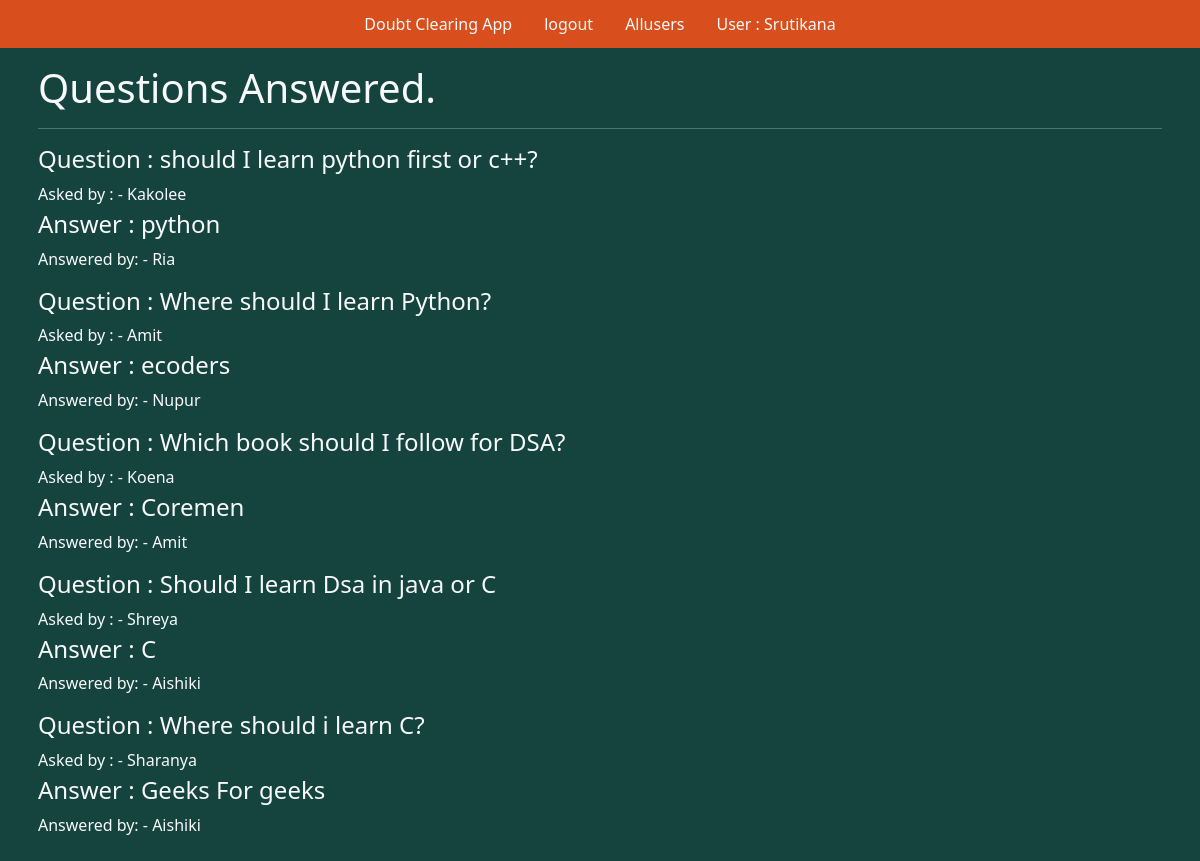
The page / (signed in) on the database its author committed.
### tables this page shows
CREATE TABLE users(id integer primary key autoincrement, name text not null, password text not null,teacher boolean not null, admin boolean not null);

CREATE TABLE questions (id integer primary key autoincrement, question_text text not null, answer_text text,asked_by_id integer not null,teacher_id integer not null);

### app.py (the view)
@app.route('/')
def index():
    user=get_current_user()
    db=getDatabase()
    question_cursor=db.execute("select questions.id,questions.question_text,askers.name as asker_name,questions.answer_text,teachers.name as teacher_name from questions join users as askers on askers.id=questions.asked_by_id join users as teachers on teachers.id =questions.teacher_id where questions.answer_text is not null")
    questions_result=question_cursor.fetchall()
    return render_template('home.html',user=user,questions=questions_result)

### app.py (called while the page is built)
@app.teardown_appcontext
def close_database(error):
    if hasattr(g,"quizapp_db"):
        g.quizapp_db.close()

def get_current_user():
    user_result=None
    if 'user' in session:
        user=session['user']
        db=getDatabase()
        user_cursor=db.execute("select * from users where name=?",[user])
        user_result=user_cursor.fetchone()
    return user_result

### database.py (called while the page is built)
def connect_to_database():
    sql=sqlite3.connect("C:/Users/SRUTIKANA/Desktop/My Quiz app/quizapp.db")
    sql.row_factory=sqlite3.Row
    return sql

def getDatabase():
    if not hasattr(g,"quizapp_db"):
        g.quizapp_db=connect_to_database()
    return g.quizapp_db

### templates/home.html (shortened to what this page needs)
{%from "layout.html" import show_links%}
<!doctype html>
<html lang="en">
  <head>
    <link href="https://cdn.jsdelivr.net/npm/bootstrap@5.3.2/dist/css/bootstrap.min.css" rel="stylesheet">
    <link href="{{url_for('static',filename='css/styles.css')}}" rel="stylesheet" />
  </head>
  <body>
    <div class="parent">
        <div class="header mb-2">
            {{show_links(user)}}
       <div class="questions-answered container text-light p-2">
        <h1> Questions Answered.</h1>
        <hr class="text-light"/>
          <div>
            {%for que in questions%}
            <a href="#"class="text-light list-group-item">
                <h4 class=" list-group-item-heading">Question : {{que['question_text']}}</h4>
                <p class=" list-group-item-text mb-1">Asked by : - {{que['asker_name']}}</p>
                <h4 class=" list-group-item-heading">Answer : {{que['answer_text']}}</h4>
                <p class=" list-group-item-text"> Answered by: - {{que['teacher_name']}}</p>
              </a>
              {%endfor%}
            </div>
        </div>
  </body>
</html>

### templates/layout.html (shortened to what this page needs)
{% macro show_links(user)%}
<ul class="nav justify-content-center p-1 ">
    <li class="nav-item">
            <a class="nav-link active text-light" aria-current="page" href="#">Doubt Clearing App</a>
          </li>
          {%if user%}
          <li class="nav-item">
            <a class="nav-link text-light" href="/logout">logout</a>
          </li>
          {%endif%}
          {%if user['admin']==1 %}
          <li class="nav-item">
            <a class="nav-link text-light" href="/users">Allusers</a>
          </li>
          {%endif%}
          {% if user%}
          <li class="nav-item">
            <a class="nav-link text-light" href="#">User : {{user['name']}}</a>
          </li>
          {%endif%}
        </ul>
      </div>
    </div>
  {%endmacro%}

### static/css/styles.css (style rules this page uses)
body { background-color: rgb(21, 68, 63); }
.header { background-color: rgb(216, 78, 28); }

### rows shown on the page
users: name "Srutikana"
questions: question_text "should I learn python first or c++?", asker_name "Kakolee", answer_text "python", teacher_name "Ria"
questions: question_text "Where should I learn Python?", asker_name "Amit", answer_text "ecoders", teacher_name "Nupur"
questions: question_text "Which book should I follow for DSA?", asker_name "Koena", answer_text "Coremen", teacher_name "Amit"
questions: question_text "Should I learn Dsa in java or C", asker_name "Shreya", answer_text "C", teacher_name "Aishiki"
questions: question_text "Where should i learn C?", asker_name "Sharanya", answer_text "Geeks For geeks", teacher_name "Aishiki"
